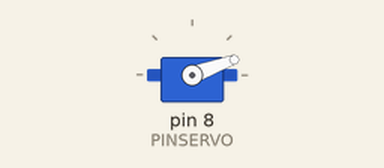
The sketch below on a simulated Arduino Uno, built with avr-gcc and run on an emulated ATmega328P. Parts: servo.

Above: at 0.05 s.
At 2.25 s:
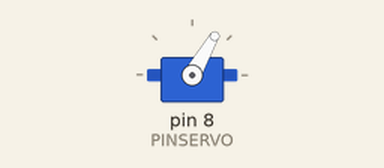
At 4.5 s:
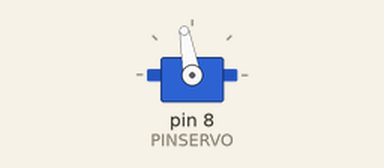
At 9.0 s:
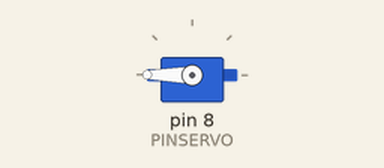
Timing chart, 0 to 11.7 s (numbered marks = the images above):
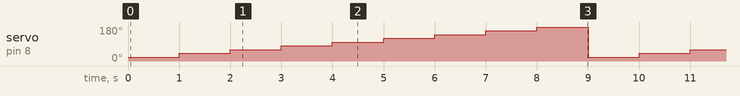

The sketch:

servo_example.ino
```cpp
#include <Servo.h>

Servo myservo;

const int PINSERVO = 8;

void setup() {
  // put your setup code here, to run once:
  myservo.attach(PINSERVO);
}

void loop() {
  // put your main code here, to run repeatedly:
  myservo.write(20);
  delay(1000);
  myservo.write(40);
  delay(1000);
  myservo.write(60);
  delay(1000);
  myservo.write(80);
  delay(1000);
  myservo.write(100);
  delay(1000);
  myservo.write(120);
  delay(1000);
  myservo.write(140);
  delay(1000);
  myservo.write(160);
  delay(1000);
  myservo.write(180);
  delay(1000);
  myservo.write(0);
}
```

Measured:
- by itself, servo on pin 8 (PINSERVO): repeats every 9.0 s: 60° 1.0 s, 80° 1.0 s, 100° 1.0 s, 120° 1.0 s, 140° 1.0 s, 160° 1.0 s, 180° 1.0 s, 20° 1.0 s, 40° 1.0 s
